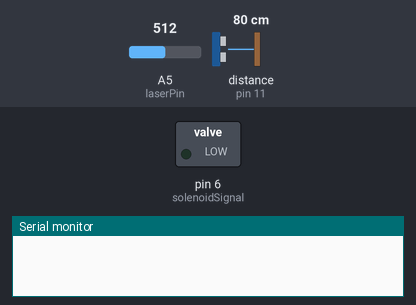
This sketch was run on a simulated Arduino Uno, built with avr-gcc and run on an emulated ATmega328P. On the bench: switched loads named in the sketch (green lamp = pin HIGH), the last lines printed to the serial monitor. Wiring (inferred from the names in the program): ultrasonic range finder: trigger pin 9; echo pin 11. Inputs (shaded band) come from the test bench; at power-on: distance to the obstacle (sensor on pin 11) 80 cm, A5 (laserPin) = 512. The echo pulse lasts 58.3 µs per cm; pins used as bus, display or sensor lines are not drawn.

Above: at 1.2 s.
1.3 s: distance to the obstacle (sensor on pin 11) set to 12 cm
2.8 s: distance to the obstacle (sensor on pin 11) set to 9 cm
At 4.1 s:
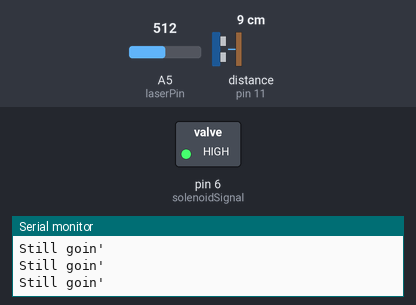
Timing chart, 0 to 5.8 s (numbered marks = the images above; inputs shaded):
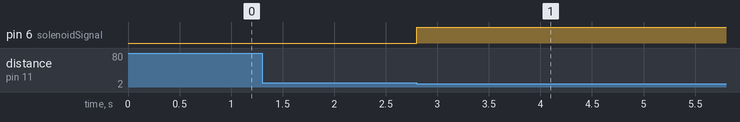

Measured:
- the behaviour switches between 11 and 10 cm on distance to the obstacle (sensor on pin 11) (found by bisection; images 0 and 1)
- after the input at 1.3 s, every drawn part: stays the same
- after the input at 2.8 s, pin 6 (solenoidSignal): LOW → HIGH at once

The sketch:

ball_model.ino
```cpp
const int sonarEchoPin = 11;
const int sonarTrigPin = 9;
const int solenoidSignal = 6;
const int laserPin = A5;

const int laserThreshold = 5;
const int maxDistance = 100;
const int timeConstant = 600;

long duration;
int distance;
bool laserHit;
int count;

void setup() {
  pinMode(sonarTrigPin, OUTPUT); // Sets the sonarTrigPin as an Output
  pinMode(sonarEchoPin, INPUT); // Sets the sonarEchoPin as an Input
  pinMode(solenoidSignal, OUTPUT); // Output pin for signal to relay
  pinMode(A5, INPUT); // Analog input from laser

  digitalWrite(solenoidSignal, LOW); // make sure that valve is closed
  Serial.begin(9600); // Starts the serial communication
}

void loop() {

  digitalWrite(solenoidSignal, LOW); // make sure that valve is closed
  distance = sonarSignal();
  laserHit = analogRead(laserPin) > laserThreshold ? true : false;

  if (distance < maxDistance && laserHit == true) { // instance of triggering
    count = 0;
    digitalWrite(solenoidSignal, HIGH);
    Serial.println("We're on!");

    while (sonarSignal() < maxDistance && count < timeConstant) { // as long as cup is still there + time hasnt't been too long
      Serial.println("Still goin'");
      delay(5);
      count++;
    }

    Serial.println("Done!");
    digitalWrite(solenoidSignal, LOW); // close valve
    delay(15000); // wait a while to start looking again
    Serial.println("Starting over!");
/*
    while(sonarSignal() < maxDistance){
      Serial.println("WE ARE IN THE LOOP!");
      delay(5);
    }*/
  }
}

// measure the sonar, get distance (we can change it from int for better resolution if you want
int sonarSignal() {
  digitalWrite(sonarTrigPin, LOW);
  delayMicroseconds(2);
  digitalWrite(sonarTrigPin, HIGH);
  delayMicroseconds(10);
  digitalWrite(sonarTrigPin, LOW);
  duration = pulseIn(sonarEchoPin, HIGH);
  return duration * 0.34/2; // in mm
}
```
